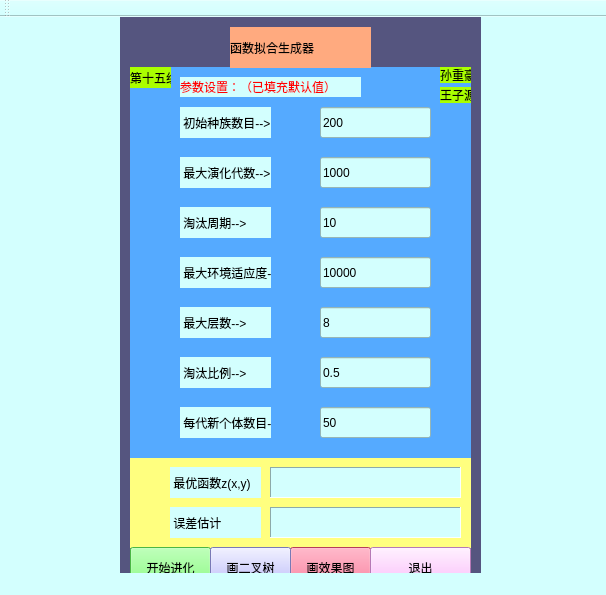
<?xml version="1.0" encoding="UTF-8"?>
<ui version="4.0">
 <class>testClass</class>
 <widget class="QMainWindow" name="testClass">
  <property name="geometry">
   <rect>
    <x>0</x>
    <y>0</y>
    <width>606</width>
    <height>595</height>
   </rect>
  </property>
  <property name="windowTitle">
   <string>test</string>
  </property>
  <property name="styleSheet">
   <string notr="true">color: rgb(170, 255, 255);
background-color: rgb(211, 255, 254);
</string>
  </property>
  <widget class="QWidget" name="centralWidget">
   <widget class="QLabel" name="label">
    <property name="geometry">
     <rect>
      <x>180</x>
      <y>140</y>
      <width>91</width>
      <height>31</height>
     </rect>
    </property>
    <property name="styleSheet">
     <string notr="true">color: rgb(0, 0, 0);</string>
    </property>
    <property name="text">
     <string> 最大演化代数--&gt;</string>
    </property>
   </widget>
   <widget class="QLabel" name="label_2">
    <property name="geometry">
     <rect>
      <x>180</x>
      <y>190</y>
      <width>91</width>
      <height>31</height>
     </rect>
    </property>
    <property name="styleSheet">
     <string notr="true">color: rgb(0, 0, 0);</string>
    </property>
    <property name="text">
     <string> 淘汰周期--&gt;</string>
    </property>
   </widget>
   <widget class="QPushButton" name="pushButton_1">
    <property name="geometry">
     <rect>
      <x>130</x>
      <y>530</y>
      <width>81</width>
      <height>41</height>
     </rect>
    </property>
    <property name="styleSheet">
     <string notr="true">color: rgb(0, 0, 0);
background-color: rgb(105, 255, 97);
font: 14pt &quot;AcadEref&quot;;</string>
    </property>
    <property name="text">
     <string>开始进化</string>
    </property>
   </widget>
   <widget class="QLabel" name="label_3">
    <property name="geometry">
     <rect>
      <x>230</x>
      <y>10</y>
      <width>141</width>
      <height>41</height>
     </rect>
    </property>
    <property name="styleSheet">
     <string notr="true">color: rgb(0, 0, 0);
background-color: rgb(255, 170, 127);
font: 20pt &quot;楷体&quot;;</string>
    </property>
    <property name="text">
     <string>函数拟合生成器</string>
    </property>
   </widget>
   <widget class="QPushButton" name="pushButton_2">
    <property name="geometry">
     <rect>
      <x>290</x>
      <y>530</y>
      <width>81</width>
      <height>41</height>
     </rect>
    </property>
    <property name="styleSheet">
     <string notr="true">color: rgb(0, 0, 0);
background-color: rgb(255, 85, 127);
font: 14pt &quot;AcadEref&quot;;</string>
    </property>
    <property name="text">
     <string>画效果图</string>
    </property>
   </widget>
   <widget class="QLineEdit" name="input_1">
    <property name="geometry">
     <rect>
      <x>320</x>
      <y>90</y>
      <width>111</width>
      <height>31</height>
     </rect>
    </property>
    <property name="styleSheet">
     <string notr="true">color: rgb(0, 0, 0);</string>
    </property>
    <property name="text">
     <string>200</string>
    </property>
   </widget>
   <widget class="QLineEdit" name="input_2">
    <property name="geometry">
     <rect>
      <x>320</x>
      <y>140</y>
      <width>111</width>
      <height>31</height>
     </rect>
    </property>
    <property name="styleSheet">
     <string notr="true">color: rgb(0, 0, 0);</string>
    </property>
    <property name="text">
     <string>1000</string>
    </property>
   </widget>
   <widget class="QLabel" name="label_4">
    <property name="geometry">
     <rect>
      <x>180</x>
      <y>90</y>
      <width>91</width>
      <height>31</height>
     </rect>
    </property>
    <property name="styleSheet">
     <string notr="true">color: rgb(0, 0, 0);</string>
    </property>
    <property name="text">
     <string> 初始种族数目--&gt;</string>
    </property>
   </widget>
   <widget class="QLineEdit" name="input_3">
    <property name="geometry">
     <rect>
      <x>320</x>
      <y>190</y>
      <width>111</width>
      <height>31</height>
     </rect>
    </property>
    <property name="styleSheet">
     <string notr="true">color: rgb(0, 0, 0);</string>
    </property>
    <property name="text">
     <string>10</string>
    </property>
   </widget>
   <widget class="QLabel" name="label_5">
    <property name="geometry">
     <rect>
      <x>180</x>
      <y>60</y>
      <width>181</width>
      <height>20</height>
     </rect>
    </property>
    <property name="styleSheet">
     <string notr="true">color: rgb(255, 0, 0);
font: 14pt &quot;楷体&quot;;</string>
    </property>
    <property name="text">
     <string>参数设置：（已填充默认值）</string>
    </property>
   </widget>
   <widget class="QLabel" name="label_6">
    <property name="geometry">
     <rect>
      <x>180</x>
      <y>290</y>
      <width>91</width>
      <height>31</height>
     </rect>
    </property>
    <property name="styleSheet">
     <string notr="true">color: rgb(0, 0, 0);</string>
    </property>
    <property name="text">
     <string> 最大层数--&gt;</string>
    </property>
   </widget>
   <widget class="QLabel" name="label_7">
    <property name="geometry">
     <rect>
      <x>180</x>
      <y>340</y>
      <width>91</width>
      <height>31</height>
     </rect>
    </property>
    <property name="styleSheet">
     <string notr="true">color: rgb(0, 0, 0);</string>
    </property>
    <property name="text">
     <string> 淘汰比例--&gt;</string>
    </property>
   </widget>
   <widget class="QLabel" name="label_8">
    <property name="geometry">
     <rect>
      <x>180</x>
      <y>240</y>
      <width>91</width>
      <height>31</height>
     </rect>
    </property>
    <property name="styleSheet">
     <string notr="true">color: rgb(0, 0, 0);</string>
    </property>
    <property name="text">
     <string> 最大环境适应度--&gt;</string>
    </property>
   </widget>
   <widget class="QLineEdit" name="input_4">
    <property name="geometry">
     <rect>
      <x>320</x>
      <y>240</y>
      <width>111</width>
      <height>31</height>
     </rect>
    </property>
    <property name="styleSheet">
     <string notr="true">color: rgb(0, 0, 0);</string>
    </property>
    <property name="text">
     <string>10000</string>
    </property>
   </widget>
   <widget class="QLineEdit" name="input_5">
    <property name="geometry">
     <rect>
      <x>320</x>
      <y>290</y>
      <width>111</width>
      <height>31</height>
     </rect>
    </property>
    <property name="styleSheet">
     <string notr="true">color: rgb(0, 0, 0);</string>
    </property>
    <property name="text">
     <string>8</string>
    </property>
   </widget>
   <widget class="QLineEdit" name="input_6">
    <property name="geometry">
     <rect>
      <x>320</x>
      <y>340</y>
      <width>111</width>
      <height>31</height>
     </rect>
    </property>
    <property name="styleSheet">
     <string notr="true">color: rgb(0, 0, 0);</string>
    </property>
    <property name="text">
     <string>0.5</string>
    </property>
   </widget>
   <widget class="QLineEdit" name="input_7">
    <property name="geometry">
     <rect>
      <x>320</x>
      <y>390</y>
      <width>111</width>
      <height>31</height>
     </rect>
    </property>
    <property name="styleSheet">
     <string notr="true">color: rgb(0, 0, 0);</string>
    </property>
    <property name="text">
     <string>50</string>
    </property>
   </widget>
   <widget class="QLabel" name="label_9">
    <property name="geometry">
     <rect>
      <x>180</x>
      <y>390</y>
      <width>91</width>
      <height>31</height>
     </rect>
    </property>
    <property name="styleSheet">
     <string notr="true">color: rgb(0, 0, 0);</string>
    </property>
    <property name="text">
     <string> 每代新个体数目--&gt;</string>
    </property>
   </widget>
   <widget class="QPushButton" name="pushButton_3">
    <property name="geometry">
     <rect>
      <x>210</x>
      <y>530</y>
      <width>81</width>
      <height>41</height>
     </rect>
    </property>
    <property name="styleSheet">
     <string notr="true">color: rgb(0, 0, 0);
background-color: rgb(170, 170, 255);
font: 14pt &quot;AcadEref&quot;;</string>
    </property>
    <property name="text">
     <string>画二叉树</string>
    </property>
   </widget>
   <widget class="QLabel" name="label_10">
    <property name="geometry">
     <rect>
      <x>130</x>
      <y>50</y>
      <width>341</width>
      <height>391</height>
     </rect>
    </property>
    <property name="styleSheet">
     <string notr="true">background-color: rgb(85, 170, 255);</string>
    </property>
    <property name="text">
     <string/>
    </property>
   </widget>
   <widget class="QLabel" name="label_11">
    <property name="geometry">
     <rect>
      <x>170</x>
      <y>450</y>
      <width>91</width>
      <height>31</height>
     </rect>
    </property>
    <property name="styleSheet">
     <string notr="true">color: rgb(0, 0, 0);
font: 12pt &quot;隶书&quot;;</string>
    </property>
    <property name="text">
     <string> 最优函数z(x,y)</string>
    </property>
   </widget>
   <widget class="QLabel" name="label_12">
    <property name="geometry">
     <rect>
      <x>270</x>
      <y>450</y>
      <width>191</width>
      <height>31</height>
     </rect>
    </property>
    <property name="styleSheet">
     <string notr="true">color: rgb(0, 0, 0);
font: 12pt &quot;隶书&quot;;</string>
    </property>
    <property name="frameShape">
     <enum>QFrame::Panel</enum>
    </property>
    <property name="frameShadow">
     <enum>QFrame::Sunken</enum>
    </property>
    <property name="text">
     <string/>
    </property>
   </widget>
   <widget class="QLabel" name="label_13">
    <property name="geometry">
     <rect>
      <x>130</x>
      <y>440</y>
      <width>341</width>
      <height>91</height>
     </rect>
    </property>
    <property name="styleSheet">
     <string notr="true">background-color: rgb(255, 255, 127);</string>
    </property>
    <property name="text">
     <string/>
    </property>
   </widget>
   <widget class="QPushButton" name="pushButton_4">
    <property name="geometry">
     <rect>
      <x>370</x>
      <y>530</y>
      <width>101</width>
      <height>41</height>
     </rect>
    </property>
    <property name="styleSheet">
     <string notr="true">color: rgb(0, 0, 0);
background-color: rgb(255, 170, 255);
font: 14pt &quot;AcadEref&quot;;</string>
    </property>
    <property name="text">
     <string>退出</string>
    </property>
   </widget>
   <widget class="QLabel" name="label_14">
    <property name="geometry">
     <rect>
      <x>270</x>
      <y>490</y>
      <width>191</width>
      <height>31</height>
     </rect>
    </property>
    <property name="styleSheet">
     <string notr="true">color: rgb(0, 0, 0);
font: 12pt &quot;隶书&quot;;</string>
    </property>
    <property name="frameShape">
     <enum>QFrame::Panel</enum>
    </property>
    <property name="frameShadow">
     <enum>QFrame::Sunken</enum>
    </property>
    <property name="text">
     <string/>
    </property>
   </widget>
   <widget class="QLabel" name="label_15">
    <property name="geometry">
     <rect>
      <x>170</x>
      <y>490</y>
      <width>91</width>
      <height>31</height>
     </rect>
    </property>
    <property name="styleSheet">
     <string notr="true">color: rgb(0, 0, 0);
font: 12pt &quot;隶书&quot;;</string>
    </property>
    <property name="text">
     <string> 误差估计</string>
    </property>
   </widget>
   <widget class="QLabel" name="label_16">
    <property name="geometry">
     <rect>
      <x>130</x>
      <y>50</y>
      <width>41</width>
      <height>21</height>
     </rect>
    </property>
    <property name="styleSheet">
     <string notr="true">color: rgb(0, 0, 0);
font: 10pt &quot;楷体&quot;;
background-color: rgb(170, 255, 0);</string>
    </property>
    <property name="text">
     <string>第十五组</string>
    </property>
   </widget>
   <widget class="QLabel" name="label_17">
    <property name="geometry">
     <rect>
      <x>440</x>
      <y>50</y>
      <width>31</width>
      <height>16</height>
     </rect>
    </property>
    <property name="styleSheet">
     <string notr="true">color: rgb(0, 0, 0);
font: 10pt &quot;楷体&quot;;
background-color: rgb(170, 255, 0);</string>
    </property>
    <property name="text">
     <string>孙重豪</string>
    </property>
   </widget>
   <widget class="QLabel" name="label_18">
    <property name="geometry">
     <rect>
      <x>440</x>
      <y>70</y>
      <width>31</width>
      <height>16</height>
     </rect>
    </property>
    <property name="styleSheet">
     <string notr="true">color: rgb(0, 0, 0);
font: 10pt &quot;楷体&quot;;
background-color: rgb(170, 255, 0);</string>
    </property>
    <property name="text">
     <string>王子源</string>
    </property>
   </widget>
   <widget class="QLabel" name="label_19">
    <property name="geometry">
     <rect>
      <x>120</x>
      <y>0</y>
      <width>361</width>
      <height>591</height>
     </rect>
    </property>
    <property name="styleSheet">
     <string notr="true">color: rgb(0, 0, 0);
background-color: rgb(85, 85, 127);
</string>
    </property>
    <property name="frameShape">
     <enum>QFrame::NoFrame</enum>
    </property>
    <property name="frameShadow">
     <enum>QFrame::Plain</enum>
    </property>
    <property name="text">
     <string/>
    </property>
   </widget>
   <zorder>label_19</zorder>
   <zorder>label_13</zorder>
   <zorder>label_10</zorder>
   <zorder>label</zorder>
   <zorder>label_2</zorder>
   <zorder>pushButton_1</zorder>
   <zorder>label_3</zorder>
   <zorder>pushButton_2</zorder>
   <zorder>input_1</zorder>
   <zorder>input_2</zorder>
   <zorder>label_4</zorder>
   <zorder>input_3</zorder>
   <zorder>label_5</zorder>
   <zorder>label_6</zorder>
   <zorder>label_7</zorder>
   <zorder>label_8</zorder>
   <zorder>input_4</zorder>
   <zorder>input_5</zorder>
   <zorder>input_6</zorder>
   <zorder>input_7</zorder>
   <zorder>label_9</zorder>
   <zorder>pushButton_3</zorder>
   <zorder>label_11</zorder>
   <zorder>label_12</zorder>
   <zorder>pushButton_4</zorder>
   <zorder>label_14</zorder>
   <zorder>label_15</zorder>
   <zorder>label_16</zorder>
   <zorder>label_17</zorder>
   <zorder>label_18</zorder>
  </widget>
  <widget class="QToolBar" name="mainToolBar">
   <attribute name="toolBarArea">
    <enum>TopToolBarArea</enum>
   </attribute>
   <attribute name="toolBarBreak">
    <bool>false</bool>
   </attribute>
  </widget>
  <widget class="QStatusBar" name="statusBar"/>
 </widget>
 <layoutdefault spacing="6" margin="11"/>
 <resources>
  <include location="test.qrc"/>
 </resources>
 <connections>
  <connection>
   <sender>pushButton_2</sender>
   <signal>clicked()</signal>
   <receiver>testClass</receiver>
   <slot>Draw()</slot>
   <hints>
    <hint type="sourcelabel">
     <x>330</x>
     <y>538</y>
    </hint>
    <hint type="destinationlabel">
     <x>535</x>
     <y>503</y>
    </hint>
   </hints>
  </connection>
  <connection>
   <sender>pushButton_4</sender>
   <signal>clicked()</signal>
   <receiver>testClass</receiver>
   <slot>close()</slot>
   <hints>
    <hint type="sourcelabel">
     <x>470</x>
     <y>538</y>
    </hint>
    <hint type="destinationlabel">
     <x>547</x>
     <y>539</y>
    </hint>
   </hints>
  </connection>
  <connection>
   <sender>pushButton_3</sender>
   <signal>clicked()</signal>
   <receiver>testClass</receiver>
   <slot>Display()</slot>
   <hints>
    <hint type="sourcelabel">
     <x>253</x>
     <y>561</y>
    </hint>
    <hint type="destinationlabel">
     <x>65</x>
     <y>495</y>
    </hint>
   </hints>
  </connection>
  <connection>
   <sender>pushButton_1</sender>
   <signal>clicked()</signal>
   <receiver>testClass</receiver>
   <slot>Evolution()</slot>
   <hints>
    <hint type="sourcelabel">
     <x>162</x>
     <y>556</y>
    </hint>
    <hint type="destinationlabel">
     <x>69</x>
     <y>537</y>
    </hint>
   </hints>
  </connection>
 </connections>
 <slots>
  <slot>Draw()</slot>
  <slot>Display()</slot>
  <slot>Evolution()</slot>
 </slots>
</ui>
